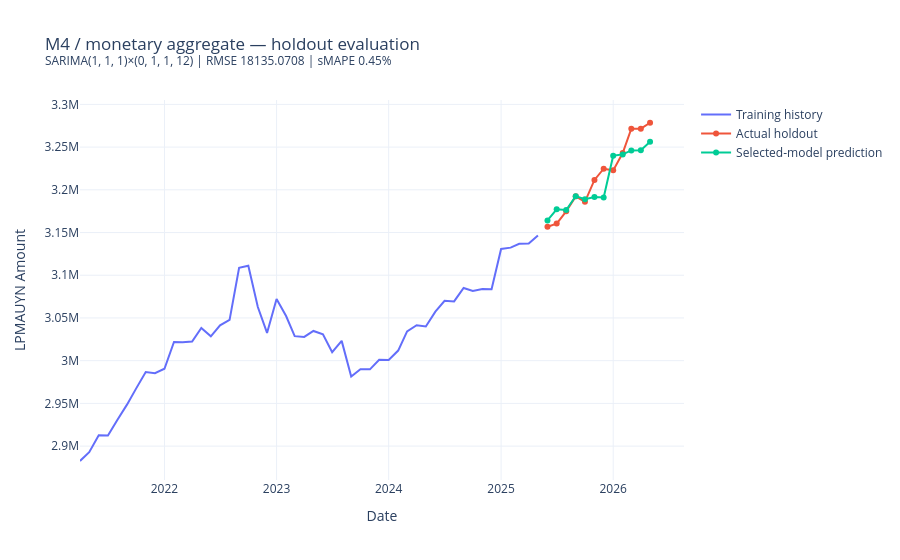
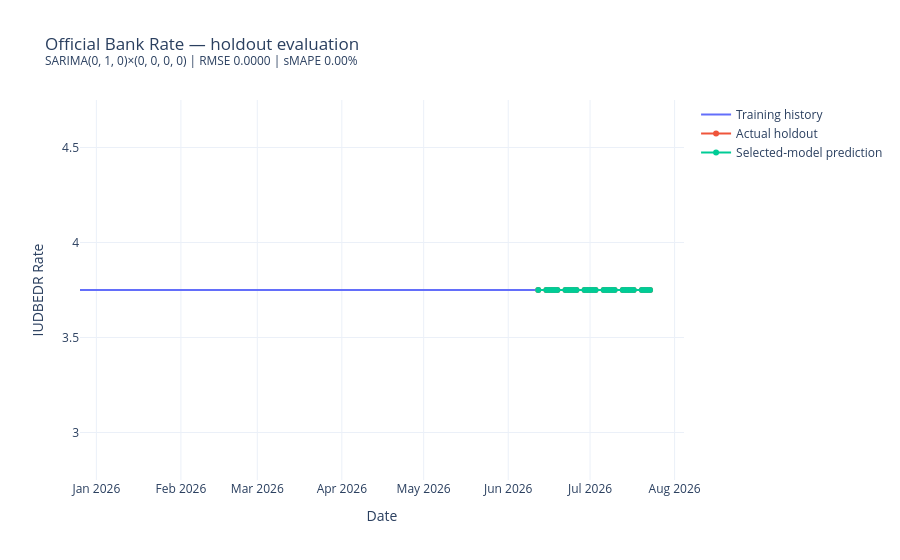
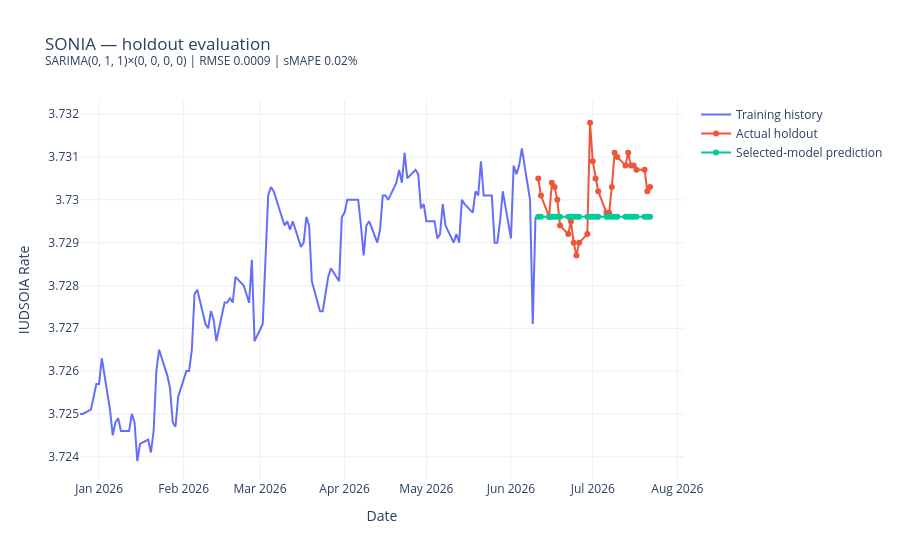
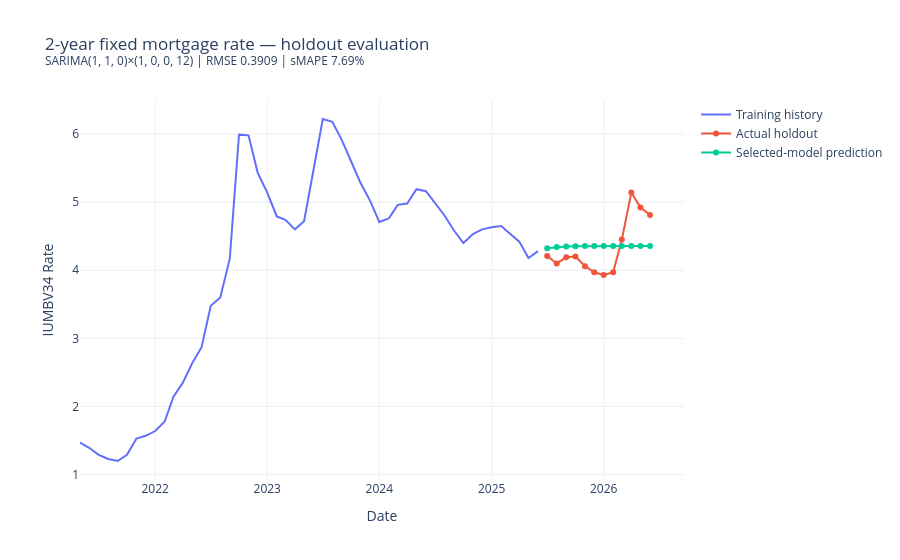

The cell these charts' notebook holds for them, in order:
### Code cell
def plot_backtest(series_code: str) -> go.Figure:
    config = DATASET_CONFIG[series_code]
    training, test = train_test_splits[series_code]
    comparison = backtest_forecasts[series_code]
    selected = selected_models.loc[selected_models['series_code'] == series_code].iloc[0]

    history_window = max(len(test) * 4, 50)
    recent_training = training.iloc[-history_window:]

    figure = go.Figure()
    figure.add_trace(go.Scatter(
        x=recent_training.index,
        y=recent_training.values,
        mode='lines',
        name='Training history',
    ))
    figure.add_trace(go.Scatter(
        x=test.index,
        y=test.values,
        mode='lines+markers',
        name='Actual holdout',
    ))
    figure.add_trace(go.Scatter(
        x=comparison.index,
        y=comparison['predicted'],
        mode='lines+markers',
        name='Selected-model prediction',
    ))
    figure.update_layout(
        title=(
            f"{config['label']} — holdout evaluation<br>"
            f"<sup>{selected['model_name']} | RMSE {selected['RMSE']:.4f} | "
            f"sMAPE {selected['sMAPE_pct']:.2f}%</sup>"
        ),
        xaxis_title='Date',
        yaxis_title=config['value_column'],
        hovermode='x unified',
        template='plotly_white',
    )
    return figure


for series_code in DATASET_CONFIG:
    plot_backtest(series_code).show()

plot_backtest('IUMBV34').write_image(
    IMAGES_DIR / 'mortgage_backtest.png', width=1200, height=700, scale=2
)
